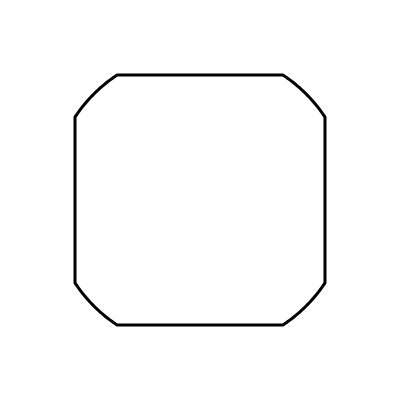
Frame 1 (no input)
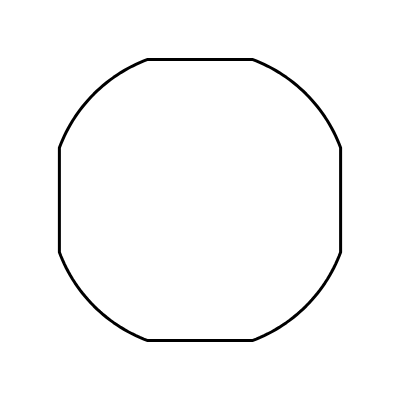
Frame 60 (no input)
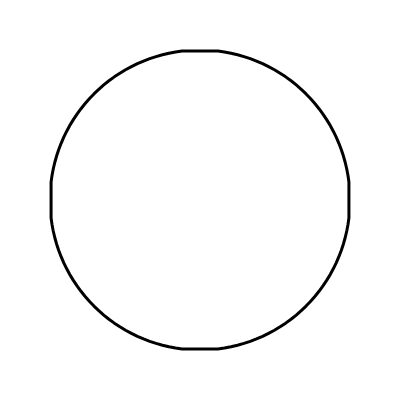
Frame 120 (the mouse pressed at the canvas centre since frame 60)

The p5.js sketch that drew these frames (run headless with seeded random() and noise() and a simulated clock; from frame 60 on, the mouse is pressed at the canvas centre):

// p5.js sketch
// ── sketch.js
// Convert a circle into a square
// by gradually flattening the circle on four sides.
// Golan Levin, August 2016

var radius;
var cx, cy;
var quarter;
var nSquarePoints = 4;
var nArcPoints = 30;

//-----------------------------------------
function setup() {
  createCanvas(400, 400);
  radius = width / 2 * 0.75;
  cx = width / 2;
  cy = height / 2;
  quarter = TWO_PI / nSquarePoints;
}

//-----------------------------------------
function draw() {
  background(255);
  noFill();
  stroke(0);
  strokeWeight(3);
  strokeJoin(ROUND);

  var amount = pow(0.5 + 0.5 * sin(millis() / 2000.0), 2.0);

  beginShape();
  for (var j = 0; j < nSquarePoints; j++) {
    for (var i = 0; i <= nArcPoints; i++) {
      var angCenter = (j + 0.5) * quarter;
      var angA = angCenter - amount * 0.5 * quarter;
      var angB = angCenter + amount * 0.5 * quarter;
      var t = map(i, 0, nArcPoints, angA, angB) + HALF_PI;
      var px = cx + radius * cos(t);
      var py = cy + radius * sin(t);
      vertex(px, py);
    }
  }
  endShape(CLOSE);
}
